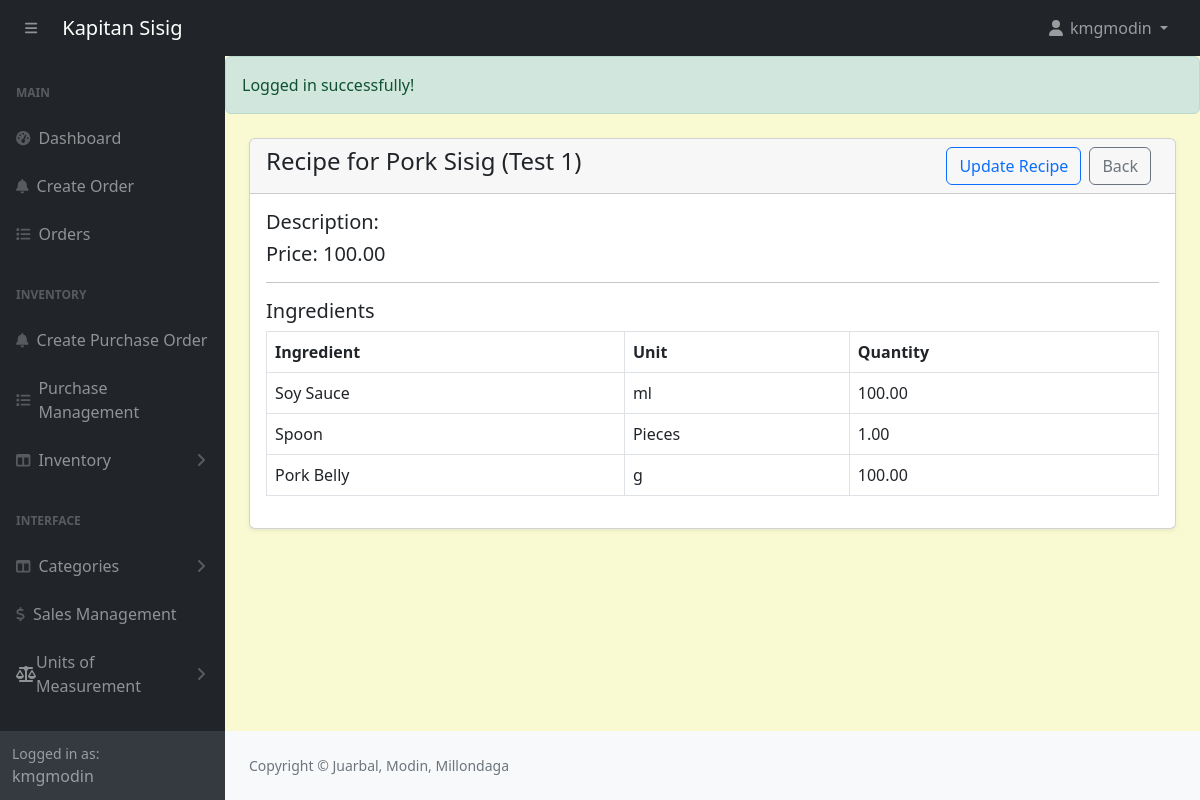
The page /admin/recipe-view.php?id=5 (signed in) on the database as committed earlier.
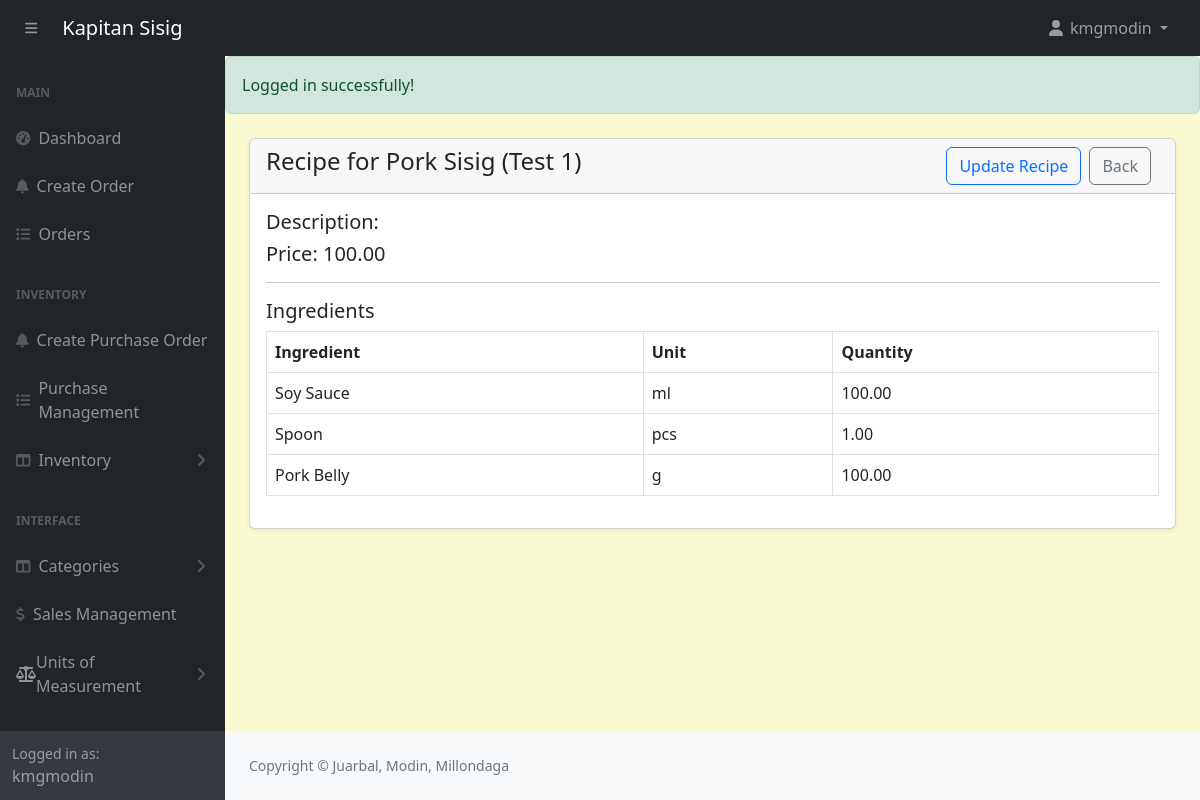
The same page on the database as committed later.
### tables this page shows
CREATE TABLE `recipe_ingredients` (
  `id` int(11) NOT NULL,
  `recipe_id` int(11) NOT NULL,
  `ingredient_id` int(11) NOT NULL,
  `quantity` decimal(10,2) NOT NULL,
  `unit_id` int(11) NOT NULL
);

CREATE TABLE `units_of_measure` (
  `id` int(11) NOT NULL,
  `category_id` int(11) DEFAULT NULL,
  `uom_name` varchar(255) DEFAULT NULL,
  `type` enum('reference','bigger','smaller') DEFAULT NULL,
  `ratio` decimal(10,5) DEFAULT NULL,
  `active` tinyint(1) DEFAULT 1,
  `rounding_precision` decimal(10,5) DEFAULT NULL
);

CREATE TABLE `ingredients` (
  `id` int(11) NOT NULL,
  `name` varchar(191) NOT NULL,
  `unit_id` int(11) NOT NULL,
  `category` varchar(191) NOT NULL,
  `quantity` decimal(10,2) NOT NULL,
  `reorder_point` decimal(10,2) NOT NULL
);

### admin/recipe-view.php (the view, shortened to what this page needs)
<?php
include('includes/header.php');
if (isset($_SESSION['message'])): ?>
    <div class="alert alert-success">
        <?= htmlspecialchars($_SESSION['message']); ?>
    </div>
<?php endif; ?>
<?php
if (isset($_GET['id'])) {
    $productId = $_GET['id'];
    $productQuery = "SELECT * FROM products WHERE id = '$productId' LIMIT 1";
    $productResult = mysqli_query($conn, $productQuery);
    $product = mysqli_fetch_assoc($productResult);
    $recipeQuery = "SELECT r.id AS recipe_id
                    FROM recipes r
                    WHERE r.product_id = '$productId'
                    LIMIT 1";
    $recipeResult = mysqli_query($conn, $recipeQuery);
    if ($recipeResult && mysqli_num_rows($recipeResult) > 0) {
        $recipe = mysqli_fetch_assoc($recipeResult);
        $recipeId = $recipe['recipe_id'];
        $ingredientQuery = "
            SELECT i.name AS ingredient_name, ri.quantity, u.uom_name AS unit_name, i.category
            FROM recipe_ingredients ri
            JOIN ingredients i ON ri.ingredient_id = i.id
            JOIN units_of_measure u ON ri.unit_id = u.id
            WHERE ri.recipe_id = '$recipeId'
            ORDER BY i.category, i.name
            ";
        $ingredientResult = mysqli_query($conn, $ingredientQuery);
    } else {
        $ingredientResult = null;
    }
}
?>
<div class="container-fluid px-4 pb-4">
    <div class="card mt-4 shadow-sm">
        <div class="card-header">
            <h4 class="mb-0">Recipe for <?= htmlspecialchars($product['productname']); ?>
                <a href="products.php" class="btn btn-outline-secondary float-end me-2">Back</a>
                <?php if (isset($recipeId)): ?>
                    <a href="recipe-edit.php?id=<?= urlencode($recipeId); ?>" class="btn btn-outline-primary float-end me-2">Update Recipe</a>
                <?php endif; ?>
            </h4>
        </div>
        <div class="card-body">
            <h5>Description: <?= htmlspecialchars($product['description']); ?></h5>
            <h5>Price: <?= htmlspecialchars($product['price']); ?></h5>
            <hr />
            <h5>Ingredients</h5>
            <table class="table table-bordered">
                <thead>
                    <tr>
                        <th>Ingredient</th>
                        <th>Unit</th>
                        <th>Quantity</th>
                    </tr>
                </thead>
                <tbody>
                    <?php if (isset($ingredientResult) && mysqli_num_rows($ingredientResult) > 0): ?>
                        <?php while ($row = mysqli_fetch_assoc($ingredientResult)): ?>
                            <tr>
                                <td><?= htmlspecialchars($row['ingredient_name']); ?></td>
                                <td><?= htmlspecialchars($row['unit_name']); ?></td>
                                <td><?= htmlspecialchars($row['quantity']); ?></td>
                            </tr>
                        <?php endwhile; ?>
                    <?php else: ?>
                        <tr>
                            <td colspan="3">No ingredients found for this product. <?= isset($recipeId) ? "A recipe exists, but no ingredients have been added." : "No recipe exists for this product."; ?></td>
                        </tr>
                    <?php endif; ?>
                </tbody>
            </table>
        </div>
    </div>
</div>
<?php include('includes/footer.php'); ?>

Rows that differ between the two databases and show on the page:
changed through a linked row, recipe_ingredients "Spoon": units_of_measure.uom_name "Pieces" → "pcs"
